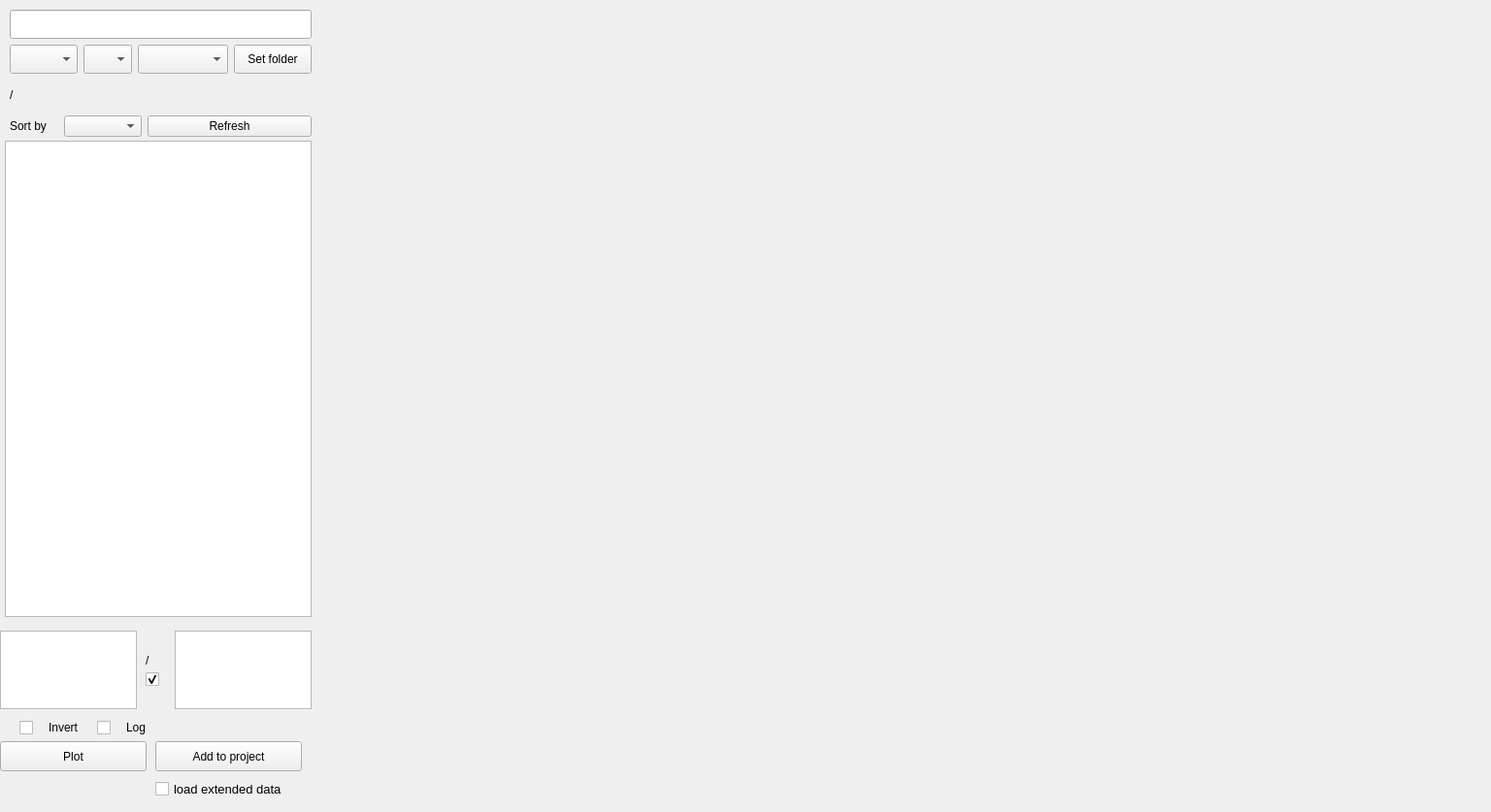
<?xml version="1.0" encoding="UTF-8"?>
<ui version="4.0">
 <class>Xview</class>
 <widget class="QMainWindow" name="Xview">
  <property name="geometry">
   <rect>
    <x>0</x>
    <y>0</y>
    <width>1536</width>
    <height>837</height>
   </rect>
  </property>
  <property name="windowTitle">
   <string>Xview</string>
  </property>
  <widget class="QWidget" name="centralwidget">
   <widget class="QWidget" name="verticalLayoutWidget">
    <property name="geometry">
     <rect>
      <x>330</x>
      <y>10</y>
      <width>1191</width>
      <height>781</height>
     </rect>
    </property>
    <layout class="QVBoxLayout" name="layout_plot_data"/>
   </widget>
   <widget class="QListWidget" name="list_data">
    <property name="geometry">
     <rect>
      <x>5</x>
      <y>145</y>
      <width>316</width>
      <height>491</height>
     </rect>
    </property>
   </widget>
   <widget class="QPushButton" name="push_add_to_project">
    <property name="geometry">
     <rect>
      <x>160</x>
      <y>764</y>
      <width>151</width>
      <height>31</height>
     </rect>
    </property>
    <property name="text">
     <string>Add to project</string>
    </property>
   </widget>
   <widget class="QCheckBox" name="checkBox_inv_bin">
    <property name="geometry">
     <rect>
      <x>20</x>
      <y>740</y>
      <width>31</width>
      <height>21</height>
     </rect>
    </property>
    <property name="font">
     <font>
      <pointsize>22</pointsize>
     </font>
    </property>
    <property name="text">
     <string/>
    </property>
   </widget>
   <widget class="QCheckBox" name="checkBox_ratio">
    <property name="geometry">
     <rect>
      <x>150</x>
      <y>690</y>
      <width>31</width>
      <height>21</height>
     </rect>
    </property>
    <property name="font">
     <font>
      <pointsize>22</pointsize>
     </font>
    </property>
    <property name="text">
     <string/>
    </property>
    <property name="checked">
     <bool>true</bool>
    </property>
   </widget>
   <widget class="QCheckBox" name="checkBox_log_bin">
    <property name="geometry">
     <rect>
      <x>100</x>
      <y>740</y>
      <width>31</width>
      <height>21</height>
     </rect>
    </property>
    <property name="font">
     <font>
      <pointsize>22</pointsize>
     </font>
    </property>
    <property name="text">
     <string/>
    </property>
   </widget>
   <widget class="QPushButton" name="push_plot_data">
    <property name="geometry">
     <rect>
      <x>0</x>
      <y>764</y>
      <width>151</width>
      <height>31</height>
     </rect>
    </property>
    <property name="text">
     <string>Plot</string>
    </property>
   </widget>
   <widget class="QLabel" name="label_3">
    <property name="geometry">
     <rect>
      <x>130</x>
      <y>740</y>
      <width>36</width>
      <height>20</height>
     </rect>
    </property>
    <property name="text">
     <string>Log</string>
    </property>
   </widget>
   <widget class="QLabel" name="label_4">
    <property name="geometry">
     <rect>
      <x>150</x>
      <y>670</y>
      <width>21</width>
      <height>21</height>
     </rect>
    </property>
    <property name="text">
     <string>/</string>
    </property>
   </widget>
   <widget class="QListWidget" name="listWidget_data_numerator">
    <property name="geometry">
     <rect>
      <x>0</x>
      <y>650</y>
      <width>141</width>
      <height>81</height>
     </rect>
    </property>
   </widget>
   <widget class="QListWidget" name="listWidget_data_denominator">
    <property name="geometry">
     <rect>
      <x>180</x>
      <y>650</y>
      <width>141</width>
      <height>81</height>
     </rect>
    </property>
   </widget>
   <widget class="QLabel" name="label_5">
    <property name="geometry">
     <rect>
      <x>50</x>
      <y>740</y>
      <width>36</width>
      <height>20</height>
     </rect>
    </property>
    <property name="text">
     <string>Invert</string>
    </property>
   </widget>
   <widget class="QCheckBox" name="checkBox_load_extended_data">
    <property name="geometry">
     <rect>
      <x>160</x>
      <y>800</y>
      <width>151</width>
      <height>26</height>
     </rect>
    </property>
    <property name="font">
     <font>
      <pointsize>10</pointsize>
     </font>
    </property>
    <property name="text">
     <string>load extended data</string>
    </property>
   </widget>
   <widget class="QWidget" name="verticalLayoutWidget_2">
    <property name="geometry">
     <rect>
      <x>10</x>
      <y>10</y>
      <width>311</width>
      <height>131</height>
     </rect>
    </property>
    <layout class="QVBoxLayout" name="verticalLayout">
     <item>
      <layout class="QHBoxLayout" name="horizontalLayout_3">
       <property name="spacing">
        <number>10</number>
       </property>
       <property name="sizeConstraint">
        <enum>QLayout::SetDefaultConstraint</enum>
       </property>
       <property name="bottomMargin">
        <number>0</number>
       </property>
       <item>
        <widget class="QLineEdit" name="lineEdit_default_path">
         <property name="maximumSize">
          <size>
           <width>400</width>
           <height>30</height>
          </size>
         </property>
        </widget>
       </item>
      </layout>
     </item>
     <item>
      <layout class="QHBoxLayout" name="horizontalLayout">
       <item>
        <widget class="QComboBox" name="comboBox_year">
         <property name="maximumSize">
          <size>
           <width>70</width>
           <height>30</height>
          </size>
         </property>
        </widget>
       </item>
       <item>
        <widget class="QComboBox" name="comboBox_cycle">
         <property name="maximumSize">
          <size>
           <width>50</width>
           <height>30</height>
          </size>
         </property>
        </widget>
       </item>
       <item>
        <widget class="QComboBox" name="comboBox_proposal">
         <property name="maximumSize">
          <size>
           <width>100</width>
           <height>30</height>
          </size>
         </property>
        </widget>
       </item>
       <item>
        <widget class="QPushButton" name="push_select_folder">
         <property name="maximumSize">
          <size>
           <width>80</width>
           <height>30</height>
          </size>
         </property>
         <property name="text">
          <string>Set folder</string>
         </property>
        </widget>
       </item>
      </layout>
     </item>
     <item>
      <widget class="QLabel" name="label_working_folder">
       <property name="text">
        <string>/</string>
       </property>
      </widget>
     </item>
     <item>
      <layout class="QHBoxLayout" name="horizontalLayout_2">
       <item>
        <widget class="QLabel" name="label3">
         <property name="maximumSize">
          <size>
           <width>50</width>
           <height>30</height>
          </size>
         </property>
         <property name="text">
          <string>Sort by</string>
         </property>
        </widget>
       </item>
       <item>
        <widget class="QComboBox" name="comboBox_sort_files_by">
         <property name="maximumSize">
          <size>
           <width>80</width>
           <height>30</height>
          </size>
         </property>
        </widget>
       </item>
       <item>
        <widget class="QPushButton" name="push_refresh_folder">
         <property name="text">
          <string>Refresh</string>
         </property>
        </widget>
       </item>
      </layout>
     </item>
    </layout>
   </widget>
  </widget>
  <action name="action_open_project">
   <property name="text">
    <string>&amp;Open project</string>
   </property>
  </action>
  <action name="action_save_project">
   <property name="text">
    <string>&amp;Save project</string>
   </property>
  </action>
  <action name="action_save_datasets_as_text">
   <property name="text">
    <string>Save datasets as text</string>
   </property>
  </action>
  <action name="action_exit">
   <property name="text">
    <string>&amp;Exit</string>
   </property>
  </action>
  <action name="action_merge">
   <property name="text">
    <string>Merge</string>
   </property>
  </action>
  <action name="action_rename">
   <property name="text">
    <string>Rename</string>
   </property>
  </action>
  <action name="action_remove">
   <property name="text">
    <string>Remove</string>
   </property>
  </action>
  <action name="action_combine_and_save_as_text">
   <property name="text">
    <string>Combine and save as text</string>
   </property>
  </action>
 </widget>
 <resources/>
 <connections/>
</ui>
